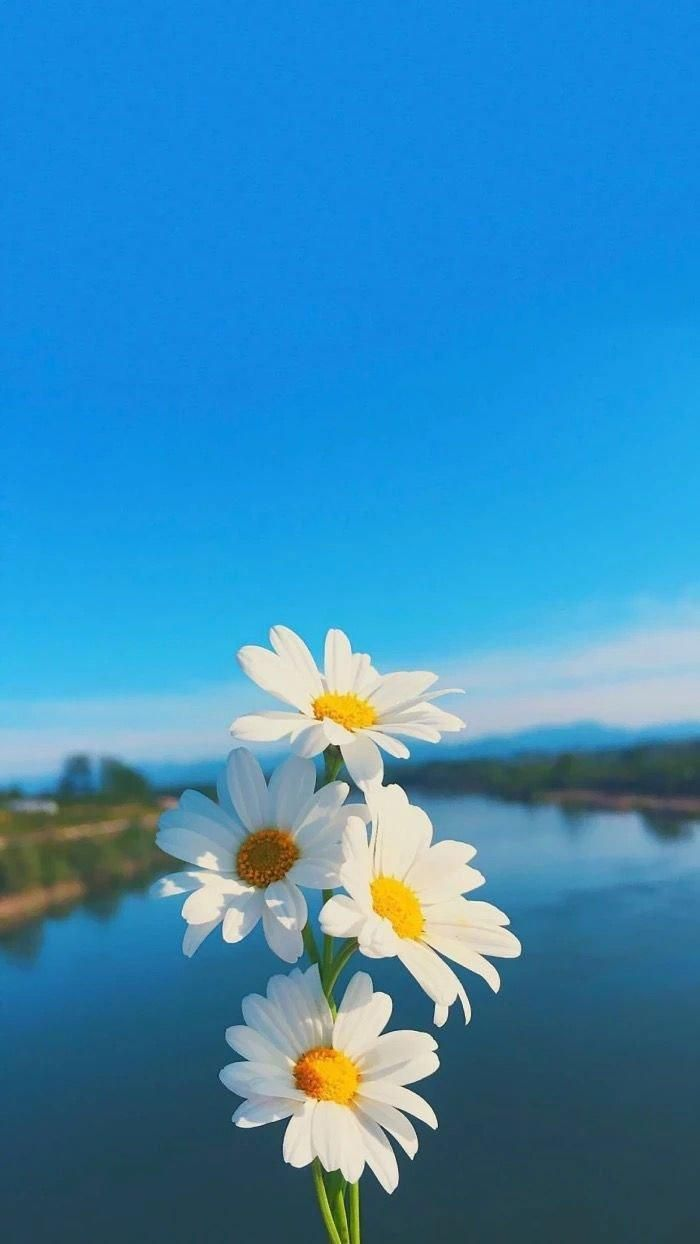
#> input picture code/data/hoacuc.jpg, 700 x 1244 px; the run also reads 1 picture not shown here
$ jupyter execute --allow-errors 9-file-handling.ipynb   (shell and % lines are left out)
#> lines starting #> are read from the running program, lines starting #| are printed output that depends on the picture
[cell 1]
## Ignore all warnings
import warnings
warnings.filterwarnings('ignore')
warnings.filterwarnings(action='ignore', category=DeprecationWarning)

<h1 style="text-align: center;">Lesson 9: File Handling</h1>

Trong việc sử dụng dữ liệu, việc thao tác với file bắt buộc. Một số thao tác cơ bản như load, thêm, sửa, xóa,... là những cái k thể thiếu nếu muốn làm việc với dữ liệu.

## 1. Giới thiệu về file trong máy tính

File là một tập hợp các dữ liệu được lưu trữ trên đĩa cứng hoặc bất kỳ thiết bị nào có thể lưu trữ dữ liệu

Có nhiều định dạng file khác nhau để lưu trữ dữ liệu trong máy tính, ví dụ như:

- Định dạng văn bản: Đây là định dạng phổ biến nhất để lưu trữ văn bản và dữ liệu. Các định dạng file văn bản như .txt, .csv, .tsv, .log được sử dụng rộng rãi để lưu trữ và trao đổi dữ liệu giữa các ứng dụng và hệ thống.

- Định dạng hình ảnh: Đây là định dạng file được sử dụng để lưu trữ hình ảnh và đồ họa. Các định dạng file hình ảnh như .jpg, .png, .bmp, .gif, .svg được sử dụng rộng rãi trong các ứng dụng đồ họa, web design, đồ họa game, và còn nhiều ứng dụng khác.

- Định dạng âm thanh: Đây là định dạng file được sử dụng để lưu trữ âm thanh và nhạc. Các định dạng file âm thanh như .mp3, .wav, .flac, .aac được sử dụng rộng rãi trong các ứng dụng nhạc và âm thanh.

- Định dạng video: Đây là định dạng file được sử dụng để lưu trữ video và phim. Các định dạng file video như .mp4, .avi, .mkv, .wmv được sử dụng rộng rãi trong các ứng dụng video, phim ảnh, và còn nhiều ứng dụng khác.

- Định dạng mã nguồn: Đây là định dạng file được sử dụng để lưu trữ mã nguồn của các chương trình và ứng dụng. Các định dạng file mã nguồn như .py, .java, .cpp, .php được sử dụng rộng rãi trong lĩnh vực lập trình và phát triển phần mềm.

Các định dạng file này có những đặc điểm và tính năng riêng biệt phù hợp với các mục đích sử dụng khác nhau, vì vậy việc lựa chọn định dạng file thích hợp sẽ giúp tối ưu hóa hiệu suất và tiết kiệm tài nguyên

### 1.1. Định dạng văn bản

Đây là định dạng phổ biến để lưu trữ dữ liệu

Để mở file sử dụng hàm open(). Hàm open() trong Python được sử dụng để mở một file và trả về một đối tượng file. Cú pháp như sau:

#> (a cell that did not finish here is left out)

#> (a cell that did not finish here is left out)

Dưới đây là mô tả về một số mã hóa phổ biến:

1. ASCII (American Standard Code for Information Interchange)

    Là bảng mã đầu tiên được sử dụng trong máy tính
    Gồm 128 ký tự được mã hóa từ 0-127, bao gồm các ký tự chữ cái, số và ký tự đặc biệt
    Có thể được sử dụng cho các tài liệu văn bản bình thường nhưng không đủ để mã hóa các ký tự của nhiều ngôn ngữ khác ngoài tiếng Anh

2. UTF-8 (Unicode Transformation Format - 8-bit)

    Là một trong những bảng mã Unicode phổ biến nhất
    Sử dụng độ dài biến đổi để mã hóa các ký tự Unicode, bao gồm các ký tự của nhiều ngôn ngữ khác nhau và các biểu tượng đặc biệt như hình ảnh emoji
    Tương thích ngược với ASCII, tức là các tài liệu văn bản sử dụng UTF-8 có thể được đọc bởi các trình đọc ASCII, nhưng ngược lại không đúng

3. UTF-16 (Unicode Transformation Format - 16-bit)

    Tương tự như UTF-8, nhưng sử dụng 16-bit độ dài biến đổi để mã hóa các ký tự Unicode
    Thường được sử dụng trong các ứng dụng phần mềm và hệ thống lớn

4. ISO-8859-1 (Latin-1)

    Mã hóa chuẩn cho các ngôn ngữ Tây Âu và đa số các ngôn ngữ được sử dụng ở Châu Âu
    Chứa 256 ký tự được mã hóa từ 0-255, bao gồm các ký tự chữ cái, số và ký tự đặc biệt
    Không chứa các ký tự đặc biệt của nhiều ngôn ngữ khác ngoài tiếng Anh

Việc chọn mã hóa phù hợp phụ thuộc vào ngôn ngữ được sử dụng trong tài liệu văn bản và các yêu cầu của ứng dụng. Nếu tài liệu văn bản của bạn chứa các ký tự đặc biệt hoặc các ngôn ngữ khác ngoài tiếng Anh, UTF-8 là sự lựa chọn tốt nhất.

[cell 4]
# Viết vào file mới, nếu chưa có thì tự tạo
file = open("data/test1.txt", "w")
file.write("Hello, World!")
file.close()

[cell 5]
# Mở file để ghi, nếu tồn tại thì viết thêm vào cuối
file = open("data/test1.txt", "a")
file.write("\nThis is appended text!")
file.close()

[cell 6]
# Mở file để ghi - nếu file không tồn tại thì tạo file mới - nếu file đã tồn tại thì sẽ raise lỗi
file = open("data/test2.txt", "x")
file.write("This is appended text!")
file.close()

[cell 7]
# Đọc lần lượt từng dòng
file = open("data/test1.txt", "r")
line = file.readline()
print(line)
line = file.readline()
print(line)
file.close()

[cell 8]
# Đọc tất cả các dòng và chuyển về danh sách
file = open("data/test1.txt", "r")
lines = file.readlines()
print(lines)
for line in lines:
    print(line)
file.close()

## 1.2. Định dạng hình ảnh

Để thao tác với file hình ảnh trong Python, chúng ta cần sử dụng thư viện PIL (Python Imaging Library) hoặc thư viện Pillow (PIL Fork). Thư viện Pillow cung cấp nhiều tính năng tiện ích cho việc xử lý hình ảnh trong Python.

[cell 9]
from PIL import Image

[cell 10]
import cv2

# The function cv2.imread() is used to read an image.
img_grayscale = cv2.imread('data/hoacuc.jpg',0)
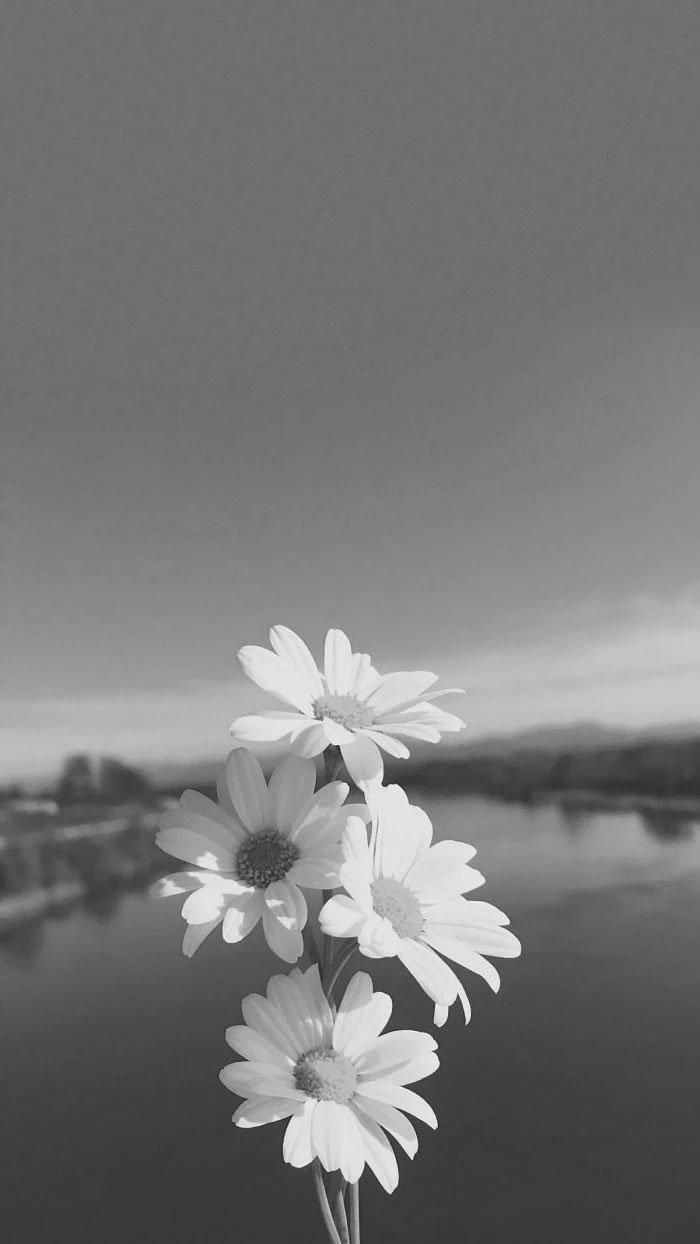
#> img_grayscale: shape (1244, 700); min 21, max 255, mean 119.1
print(img_grayscale)
#> (printed output is left out)
cv2.imshow('graycsale image',img_grayscale)

[cell 11]
# Mở file hình ảnh
image = Image.open("data/hoacuc.jpg")
print(image)
#| <PIL.JpegImagePlugin.JpegImageFile image mode=RGB size=700x1244 at 0x7F45BC27BB50>

[cell 12]
# Lấy kích thước của hình ảnh
width, height = image.size
#> width = 700; height = 1244
print("Kích thước của hình ảnh: ", width, "x", height)
#| Kích thước của hình ảnh:  700 x 1244

# Lấy kiểu hình ảnh
mode = image.mode
#> mode = 'RGB'
print("Kiểu hình ảnh: ", mode)
#| Kiểu hình ảnh:  RGB

[cell 13]
# Thay đổi kích thước của hình ảnh
new_size = (width // 2, height // 2)  # Giảm kích thước xuống 1/2
#> new_size = (350, 622)
resized_image = image.resize(new_size)
width, height = resized_image.size
#> width = 350; height = 622
print("Kích thước của hình ảnh: ", width, "x", height)
#| Kích thước của hình ảnh:  350 x 622

# Lưu hình ảnh mới vào file
resized_image.save("data/resized_hoacuc.jpg")

[cell 14]
# Cắt một phần của hình ảnh
crop_region = (300, 1000, 500, 1200)  # (x1, y1, x2, y2)
cropped_image = image.crop(crop_region)
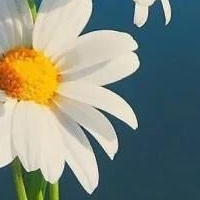
#> cropped_image: PIL image 200x200 RGB; mean R, G, B 129.7, 137.9, 125.5

# Lưu hình ảnh mới vào file
cropped_image.save("data/cropped_hoacuc.jpg")

[cell 15]
# Chuyển đổi kiểu hình ảnh
converted_image = image.convert("L")  # Chuyển đổi sang hình ảnh xám
converted_image.save("data/gray_hoacuc.jpg")

[cell 16]
# Lấy giá trị pixel
pixel_values = list(cropped_image.getdata())
#> pixel_values = 40000 items

# # In ra giá trị pixel của ảnh
# print(pixel_values)

[cell 17]
image.close()

Ngoài Pillow, bạn cũng có thể sử dụng thư viện OpenCV để đọc hình ảnh và lấy giá trị pixel của nó. Thư viện này hỗ trợ đọc và xử lý nhiều định dạng hình ảnh khác nhau, bao gồm cả ảnh màu và ảnh xám

## 1.3. Định dạng âm thanh

Một số thư viện python hỗ trợ xử lý âm thanh như librosa, scipy, torchaudio. Tất cả đều cho phép bạn đọc các tệp âm thanh ở các định dạng khác nhau.

[cell 18]
from scipy.io import wavfile

#> (a cell that did not finish here is left out)

[cell 20]
import matplotlib.pyplot as plt
plt.figure('signal', figsize=(12,8))
#> (the rest of this cell did not finish here and is left out)

## 1.4. Định dạng video

[cell 21]
import cv2

# Mở video
cap = cv2.VideoCapture('data/video.mp4')
print(cap)
# Kiểm tra video đã mở thành công chưa
if cap.isOpened():
    print('mở video')
else:
    print('Mở không thành công')

# Lấy số frame và fps của video
frame_count = int(cap.get(cv2.CAP_PROP_FRAME_COUNT))
fps = int(cap.get(cv2.CAP_PROP_FPS))

# Tính độ dài video dựa trên số frame và fps
video_length_sec = frame_count / fps

# In kết quả
print("Video length (seconds): ", video_length_sec)

while True:
    # Đọc từng frame trong video
    ret, frame = cap.read()

    # Kiểm tra xem video đã kết thúc hay chưa
    if not ret:
        break

    # Hiển thị video
    cv2.imshow('Video', frame)

    # Đợi 25ms để chuyển sang frame tiếp theo
    # Nếu nhấn phím 'q' thì thoát khỏi vòng lặp
    if cv2.waitKey(25) & 0xFF == ord('q'):
#> (key q is pressed here)
        break

# Giải phóng bộ nhớ và đóng đối tượng VideoCapture
cap.release()
cv2.destroyAllWindows()
